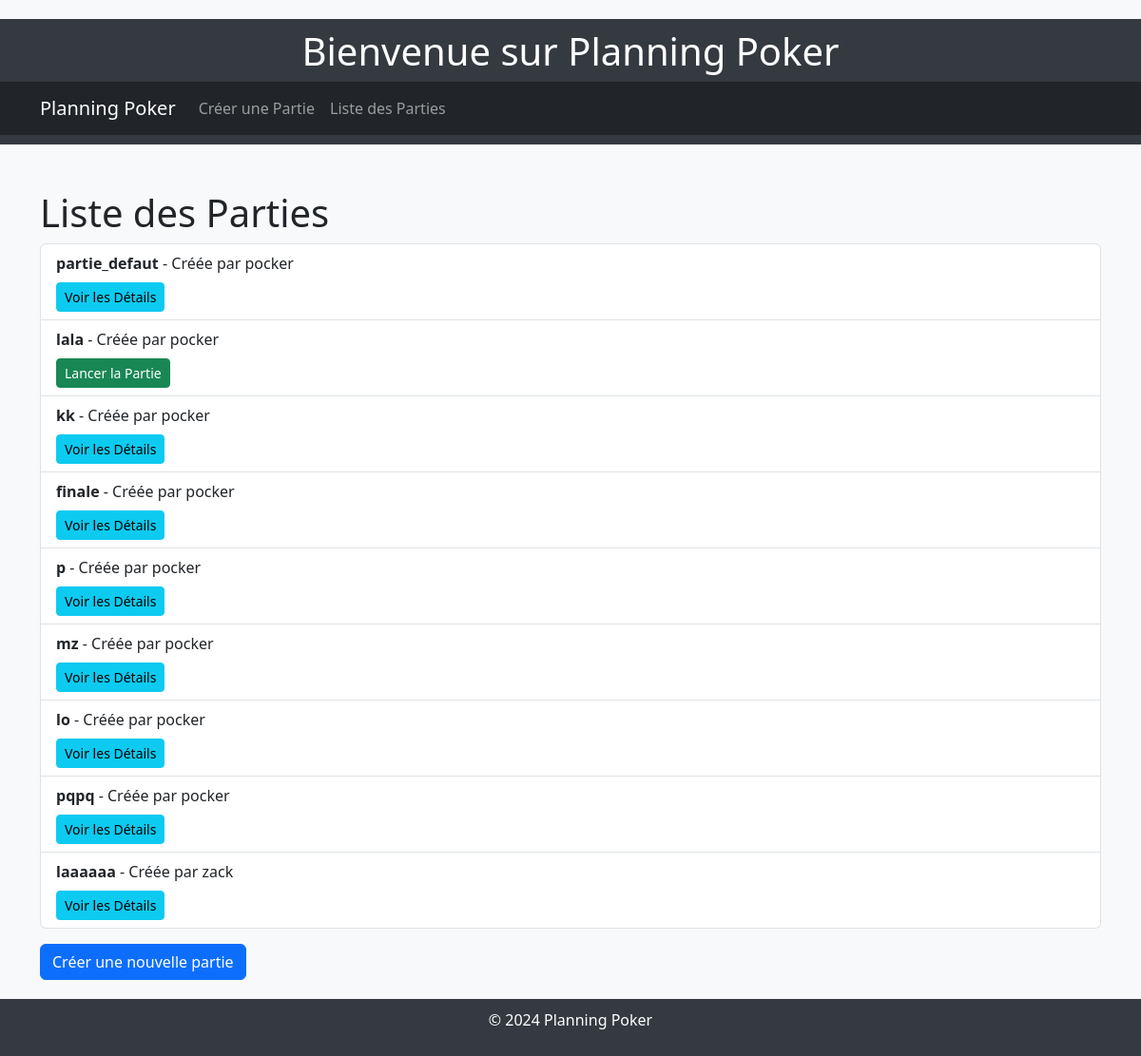
The app's page /parties/, older data.
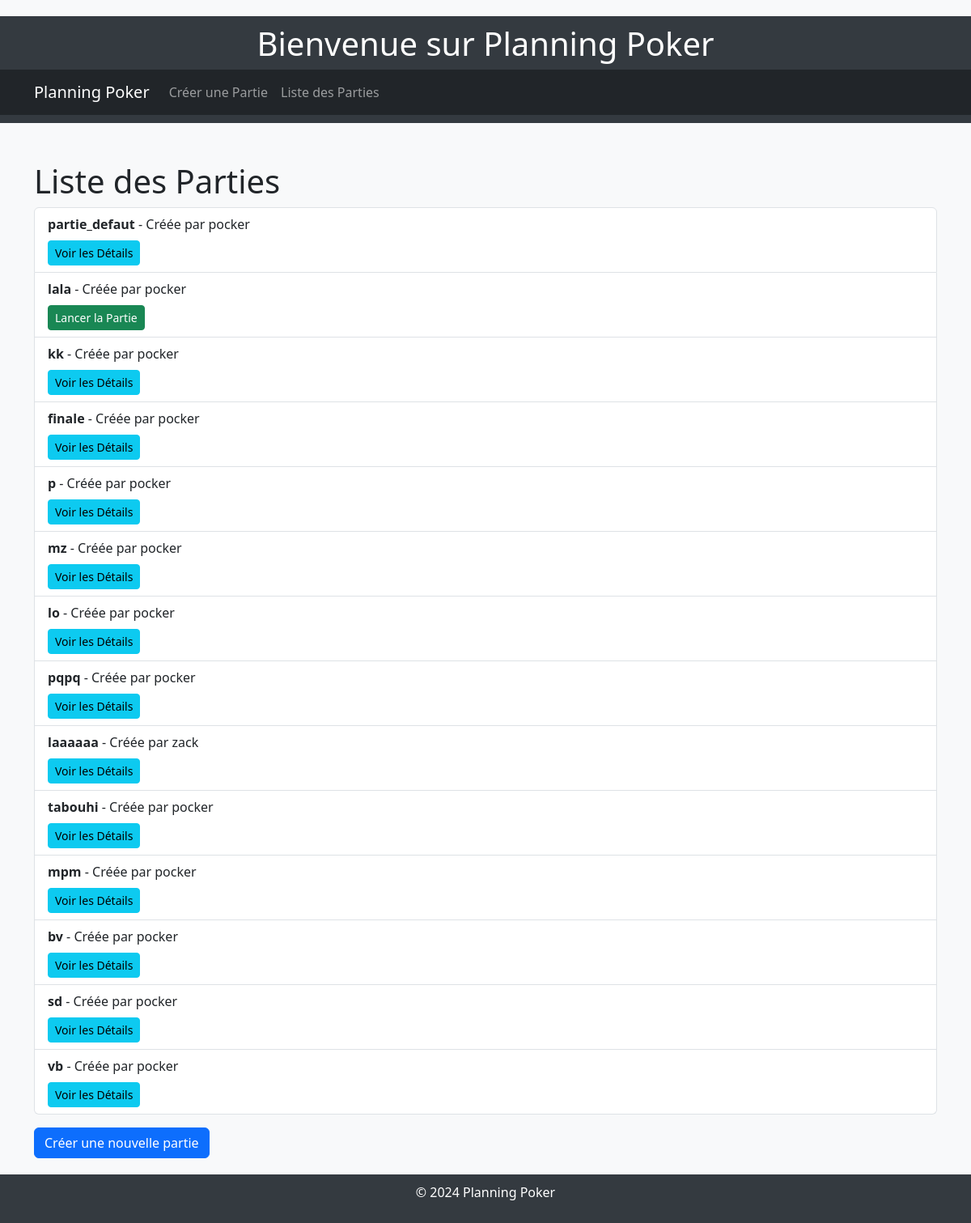
The same page, newer data.
### myapp/models.py (models this page shows, shortened)
class Partie(models.Model):
    nom = models.CharField(max_length=200, unique=True)
    admin = models.ForeignKey(Participant, on_delete=models.SET_NULL, null=True, related_name='parties_gerees')
    participants = models.ManyToManyField(Participant, related_name='parties')
    statut = models.CharField(max_length=20, default="new")
    mode_jeu = models.CharField(
        max_length=50,
        choices=[('strict', 'Strict'), ('moyenne', 'Moyenne')],
        default='strict'
    )
    fonctionnalites = models.ManyToManyField(Fonctionnalite, related_name='parties', blank=True)  # Ajout des fonctionnalités

class Participant(models.Model):
    pseudo = models.CharField(max_length=200, unique=True)
    est_admin = models.BooleanField(default=False)  # Pour déterminer si le joueur est admin

### myapp/views.py (the view)
# urls.py: path('parties/', views.liste_parties, name='lister_parties'),
def liste_parties(request):
    parties = Partie.objects.all()
    return render(request, 'parties/liste_parties.html', {'parties': parties})

### myapp/templates/parties/liste_parties.html
{% extends 'base_generic.html' %}
{% block content %}
    <h1 class="mt-5">Liste des Parties</h1>
    <ul class="list-group">
        {% for partie in parties %}
            <li class="list-group-item">
                <strong>{{ partie.nom }}</strong> - Créée par {{ partie.admin.pseudo }}
                <div class="mt-2">
                    {% if partie.statut == "new" %}
                        <a href="{% url 'lancer_partie' partie.id %}" class="btn btn-success btn-sm">Lancer la Partie</a>
                    {% elif partie.statut == "en_attente" %}
                        <a href="{% url 'reprendre_partie' partie.id %}" class="btn btn-warning btn-sm">Reprendre la Partie</a>
                    {% elif partie.statut == "fin" %}
                        <a href="{% url 'detail_partie' partie.id %}" class="btn btn-info btn-sm">Voir les Détails</a>
                    {% endif %}
                </div>
            </li>
        {% endfor %}
    </ul>
    <a href="{% url 'creer_partie' %}" class="btn btn-primary mt-3">Créer une nouvelle partie</a>
{% endblock %}

### myapp/templates/base_generic.html (shortened to what this page needs)
<!DOCTYPE html>
<html lang="fr">
<head>
    <link href="https://cdn.jsdelivr.net/npm/bootstrap@5.3.0-alpha3/dist/css/bootstrap.min.css" rel="stylesheet">
    {% load static %}
    <link rel="stylesheet" href="{% static 'css/style.css' %}">
</head>
<body>
    <header>
        <h1>Bienvenue sur Planning Poker</h1>
        <nav class="navbar navbar-expand-lg navbar-dark bg-dark">
            <div class="container">
                <a class="navbar-brand" href="/">Planning Poker</a>
                <div class="collapse navbar-collapse" id="navbarNav">
                    <ul class="navbar-nav me-auto">
                        <li class="nav-item"><a class="nav-link" href="/creer">Créer une Partie</a></li>
                        <li class="nav-item"><a class="nav-link" href="/parties">Liste des Parties</a></li>
                    </ul>
                </div>
            </div>
        </nav>
    </header>
    <main class="container">
        {% block content %}
        {% endblock %}
    </main>
    <footer>
        <p>&copy; 2024 Planning Poker</p>
    </footer>
</body>
</html>

### myapp/templates/base_generic.html (style rules this page uses)
body { background-color: #f8f9fa; margin-top: 20px; }
header { background-color: #343a40; color: #fff; padding: 10px 0; text-align: center; }
footer { background-color: #343a40; color: #fff; padding: 10px 0; text-align: center; margin-top: 20px; }

Row changes from the older to the newer data that the page shows:
added Partie: nom "tabouhi", admin.pseudo "pocker", statut "Voir les Détails"
added Partie: nom "mpm", admin.pseudo "pocker", statut "Voir les Détails"
added Partie: nom "bv", admin.pseudo "pocker", statut "Voir les Détails"
added Partie: nom "sd", admin.pseudo "pocker", statut "Voir les Détails"
added Partie: nom "vb", admin.pseudo "pocker", statut "Voir les Détails"
